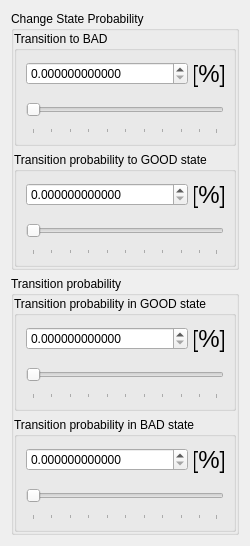
              <widget class="QWidget" name="page_gilbertElliot">
               <layout class="QVBoxLayout" name="verticalLayout_21">
                <item>
                 <widget class="QGroupBox" name="groupBox_8">
                  <property name="title">
                   <string>Change State Probability</string>
                  </property>
                  <layout class="QVBoxLayout" name="verticalLayout_20">
                   <property name="leftMargin">
                    <number>0</number>
                   </property>
                   <property name="topMargin">
                    <number>0</number>
                   </property>
                   <property name="rightMargin">
                    <number>0</number>
                   </property>
                   <property name="bottomMargin">
                    <number>0</number>
                   </property>
                   <item>
                    <widget class="QGroupBox" name="groupBox_7">
                     <property name="maximumSize">
                      <size>
                       <width>16777215</width>
                       <height>120</height>
                      </size>
                     </property>
                     <property name="title">
                      <string>Transition to BAD</string>
                     </property>
                     <layout class="QVBoxLayout" name="verticalLayout_17">
                      <item>
                       <layout class="QHBoxLayout" name="horizontalLayout_10">
                        <item>
                         <widget class="QDoubleSpinBox" name="dSpinB_channel_ge_toBad">
                          <property name="decimals">
                           <number>12</number>
                          </property>
                          <property name="maximum">
                           <double>100.000000000000000</double>
                          </property>
                         </widget>
                        </item>
                        <item>
                         <widget class="QLabel" name="label_15">
                          <property name="minimumSize">
                           <size>
                            <width>30</width>
                            <height>0</height>
                           </size>
                          </property>
                          <property name="maximumSize">
                           <size>
                            <width>30</width>
                            <height>16777215</height>
                           </size>
                          </property>
                          <property name="font">
                           <font>
                            <pointsize>18</pointsize>
                            <bold>false</bold>
                           </font>
                          </property>
                          <property name="text">
                           <string>[%]</string>
                          </property>
                          <property name="alignment">
                           <set>Qt::AlignmentFlag::AlignCenter</set>
                          </property>
                         </widget>
                        </item>
                       </layout>
                      </item>
                      <item>
                       <widget class="QSlider" name="hSlider_channel_ge_toBad">
                        <property name="minimumSize">
                         <size>
                          <width>0</width>
                          <height>40</height>
                         </size>
                        </property>
                        <property name="orientation">
                         <enum>Qt::Orientation::Horizontal</enum>
                        </property>
                        <property name="tickPosition">
                         <enum>QSlider::TickPosition::TicksBelow</enum>
                        </property>
                        <property name="tickInterval">
                         <number>10</number>
                        </property>
                       </widget>
                      </item>
                     </layout>
                    </widget>
                   </item>
                   <item>
                    <widget class="QGroupBox" name="groupBox_5">
                     <property name="maximumSize">
                      <size>
                       <width>16777215</width>
                       <height>120</height>
                      </size>
                     </property>
                     <property name="title">
                      <string>Transition probability to GOOD state</string>
                     </property>
                     <layout class="QVBoxLayout" name="verticalLayout_15">
                      <item>
                       <layout class="QHBoxLayout" name="horizontalLayout_8">
                        <item>
                         <widget class="QDoubleSpinBox" name="dSpinB_channel_ge_toGood">
                          <property name="decimals">
                           <number>12</number>
                          </property>
                          <property name="maximum">
                           <double>100.000000000000000</double>
                          </property>
                         </widget>
                        </item>
                        <item>
                         <widget class="QLabel" name="label_13">
                          <property name="minimumSize">
                           <size>
                            <width>30</width>
                            <height>0</height>
                           </size>
                          </property>
                          <property name="maximumSize">
                           <size>
                            <width>30</width>
                            <height>16777215</height>
                           </size>
                          </property>
                          <property name="font">
                           <font>
                            <pointsize>18</pointsize>
                            <bold>false</bold>
                           </font>
                          </property>
                          <property name="text">
                           <string>[%]</string>
                          </property>
                          <property name="alignment">
                           <set>Qt::AlignmentFlag::AlignCenter</set>
                          </property>
                         </widget>
                        </item>
                       </layout>
                      </item>
                      <item>
                       <widget class="QSlider" name="hSlider_channel_ge_toGood">
                        <property name="minimumSize">
                         <size>
                          <width>0</width>
                          <height>40</height>
                         </size>
                        </property>
                        <property name="orientation">
                         <enum>Qt::Orientation::Horizontal</enum>
                        </property>
                        <property name="tickPosition">
                         <enum>QSlider::TickPosition::TicksBelow</enum>
                        </property>
                        <property name="tickInterval">
                         <number>10</number>
                        </property>
                       </widget>
                      </item>
                     </layout>
                    </widget>
                   </item>
                  </layout>
                 </widget>
                </item>
                <item>
                 <widget class="QGroupBox" name="groupBox_9">
                  <property name="title">
                   <string>Transition probability</string>
                  </property>
                  <layout class="QVBoxLayout" name="verticalLayout_19">
                   <property name="leftMargin">
                    <number>0</number>
                   </property>
                   <property name="topMargin">
                    <number>0</number>
                   </property>
                   <property name="rightMargin">
                    <number>0</number>
                   </property>
                   <property name="bottomMargin">
                    <number>0</number>
                   </property>
                   <item>
                    <widget class="QGroupBox" name="groupBox_10">
                     <property name="maximumSize">
                      <size>
                       <width>16777215</width>
                       <height>120</height>
                      </size>
                     </property>
                     <property name="title">
                      <string>Transition probability in GOOD state</string>
                     </property>
                     <layout class="QVBoxLayout" name="verticalLayout_18">
                      <item>
                       <layout class="QHBoxLayout" name="horizontalLayout_11">
                        <item>
                         <widget class="QDoubleSpinBox" name="dSpinB_channel_ge_trans_good">
                          <property name="decimals">
                           <number>12</number>
                          </property>
                          <property name="maximum">
                           <double>100.000000000000000</double>
                          </property>
                         </widget>
                        </item>
                        <item>
                         <widget class="QLabel" name="label_16">
                          <property name="minimumSize">
                           <size>
                            <width>30</width>
                            <height>0</height>
                           </size>
                          </property>
                          <property name="maximumSize">
                           <size>
                            <width>30</width>
                            <height>16777215</height>
                           </size>
                          </property>
                          <property name="font">
                           <font>
                            <pointsize>18</pointsize>
                            <bold>false</bold>
                           </font>
                          </property>
                          <property name="text">
                           <string>[%]</string>
                          </property>
                          <property name="alignment">
                           <set>Qt::AlignmentFlag::AlignCenter</set>
                          </property>
                         </widget>
                        </item>
                       </layout>
                      </item>
                      <item>
                       <widget class="QSlider" name="hSlider_channel_ge_trans_good">
                        <property name="minimumSize">
                         <size>
                          <width>0</width>
                          <height>40</height>
                         </size>
                        </property>
                        <property name="orientation">
                         <enum>Qt::Orientation::Horizontal</enum>
                        </property>
                        <property name="tickPosition">
                         <enum>QSlider::TickPosition::TicksBelow</enum>
                        </property>
                        <property name="tickInterval">
                         <number>10</number>
                        </property>
                       </widget>
                      </item>
                     </layout>
                    </widget>
                   </item>
                   <item>
                    <widget class="QGroupBox" name="groupBox_6">
                     <property name="maximumSize">
                      <size>
                       <width>16777215</width>
                       <height>120</height>
                      </size>
                     </property>
                     <property name="title">
                      <string>Transition probability in BAD state</string>
                     </property>
                     <layout class="QVBoxLayout" name="verticalLayout_16">
                      <item>
                       <layout class="QHBoxLayout" name="horizontalLayout_9">
                        <item>
                         <widget class="QDoubleSpinBox" name="dSpinB_channel_ge_transBad">
                          <property name="decimals">
                           <number>12</number>
                          </property>
                          <property name="maximum">
                           <double>100.000000000000000</double>
                          </property>
                         </widget>
                        </item>
                        <item>
                         <widget class="QLabel" name="label_14">
                          <property name="minimumSize">
                           <size>
                            <width>30</width>
                            <height>0</height>
                           </size>
                          </property>
                          <property name="maximumSize">
                           <size>
                            <width>30</width>
                            <height>16777215</height>
                           </size>
                          </property>
                          <property name="font">
                           <font>
                            <pointsize>18</pointsize>
                            <bold>false</bold>
                           </font>
                          </property>
                          <property name="text">
                           <string>[%]</string>
                          </property>
                          <property name="alignment">
                           <set>Qt::AlignmentFlag::AlignCenter</set>
                          </property>
                         </widget>
                        </item>
                       </layout>
                      </item>
                      <item>
                       <widget class="QSlider" name="hSlider_channel_ge_transBad">
                        <property name="minimumSize">
                         <size>
                          <width>0</width>
                          <height>40</height>
                         </size>
                        </property>
                        <property name="orientation">
                         <enum>Qt::Orientation::Horizontal</enum>
                        </property>
                        <property name="tickPosition">
                         <enum>QSlider::TickPosition::TicksBelow</enum>
                        </property>
                        <property name="tickInterval">
                         <number>10</number>
                        </property>
                       </widget>
                      </item>
                     </layout>
                    </widget>
                   </item>
                  </layout>
                 </widget>
                </item>
               </layout>
              </widget>
